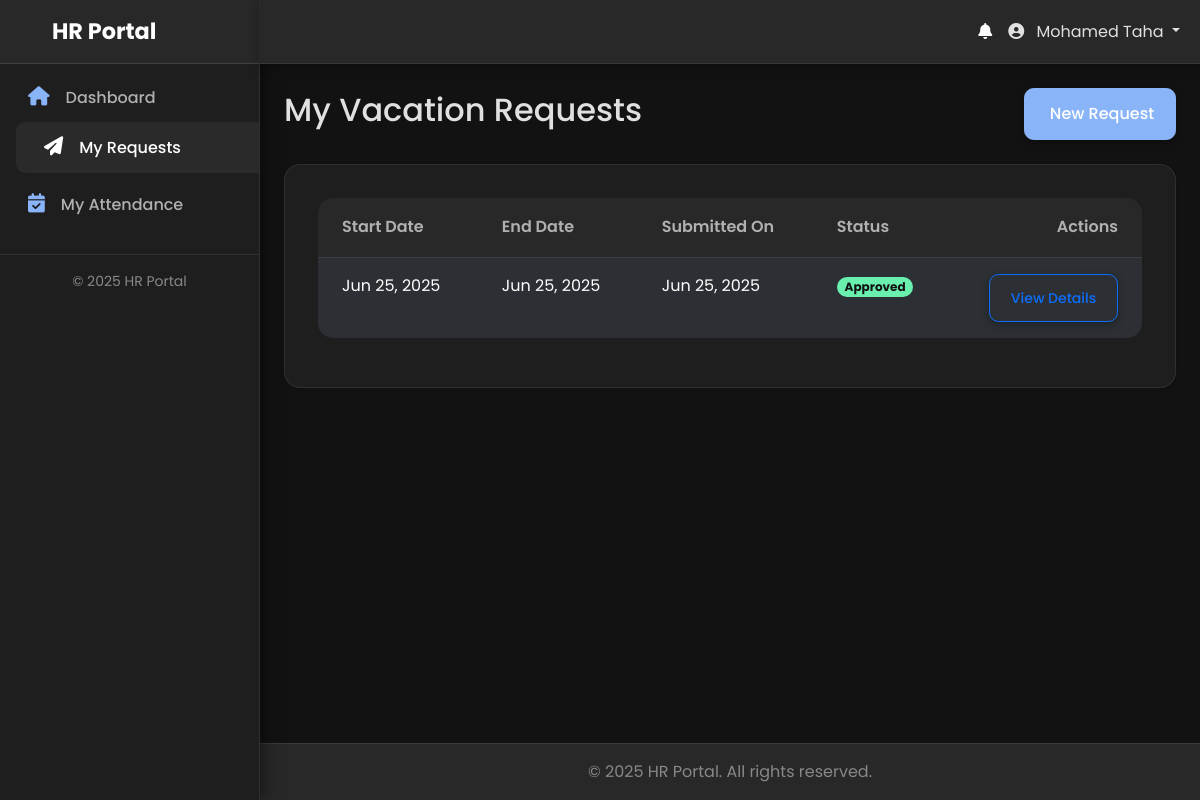
Page /requests/index.php (signed in) on the committed database.
### tables this page shows
CREATE TABLE `vacation_requests` (
  `id` int(11) NOT NULL,
  `user_id` int(11) NOT NULL,
  `leave_type_id` int(11) DEFAULT NULL,
  `duration_days` int(11) NOT NULL,
  `start_date` date NOT NULL,
  `end_date` date NOT NULL,
  `reason` text DEFAULT NULL,
  `attachment_path` varchar(255) DEFAULT NULL,
  `status` enum('pending_manager','pending_hr','approved','rejected','cancelled','pending_cancellation_hr') NOT NULL DEFAULT 'pending_manager',
  `manager_id` int(11) DEFAULT NULL,
  `hr_id` int(11) DEFAULT NULL,
  `action_at` timestamp NULL DEFAULT NULL,
  `created_at` timestamp NOT NULL DEFAULT current_timestamp()
);

### app/core/helpers.php (called while the page is built, shortened)
<?php
function getStatusBadgeClass($status) {
    $map = [
        'pending_manager' => 'bg-warning text-dark',
        'pending_hr' => 'bg-info text-dark',
        'approved' => 'bg-success',
        'rejected' => 'bg-danger',
        'cancelled' => 'bg-secondary',
        'pending_cancellation_hr' => 'bg-warning text-dark',
        'valid' => 'bg-success',
        'invalid' => 'bg-danger',
        '' => 'bg-light text-dark'
    ];
    return $map[$status] ?? 'bg-light text-dark';
}
function getStatusText($status) {
    return ucwords(str_replace('_', ' ', $status));
}

### requests/index.php (the view, shortened to what this page needs)
<?php
require_once __DIR__ . '/../app/core/database.php';
require_once __DIR__ . '/../app/core/helpers.php';
$user_id = get_current_user_id();
$stmt = $pdo->prepare("
    SELECT * FROM vacation_requests
    WHERE user_id = ?
    ORDER BY created_at DESC
");
$stmt->execute([$user_id]);
$requests = $stmt->fetchAll();
include __DIR__ . '/../app/templates/header.php';
?>
<div class="d-flex justify-content-between align-items-center mb-4">
    <h1 class="h2">My Vacation Requests</h1>
    <a href="create.php" class="btn btn-primary">
        <i class="bi bi-plus-lg me-1"></i> New Request
    </a>
</div>
<div class="card shadow-sm">
    <div class="card-body">
        <div class="table-responsive">
            <table class="table table-striped table-hover">
                <thead class="table-light">
                    <tr>
                        <th>Start Date</th>
                        <th>End Date</th>
                        <th>Submitted On</th>
                        <th>Status</th>
                        <th class="text-end">Actions</th>
                    </tr>
                </thead>
                <tbody>
                    <?php if (empty($requests)): ?>
                        <tr>
                            <td colspan="5" class="text-center text-muted p-4">You have not submitted any requests yet.</td>
                        </tr>
                    <?php else: ?>
                        <?php foreach ($requests as $request): ?>
                            <tr>
                                <td><?php echo date('M d, Y', strtotime($request['start_date'])); ?></td>
                                <td><?php echo date('M d, Y', strtotime($request['end_date'])); ?></td>
                                <td><?php echo date('M d, Y', strtotime($request['created_at'])); ?></td>
                                <td>
                                    <span class="badge rounded-pill <?= getStatusBadgeClass($request['status']) ?>">
                                        <?= getStatusText($request['status']) ?>
                                    </span>
                                </td>
                                <td class="text-end">
                                    <a href="view.php?id=<?php echo $request['id']; ?>" class="btn btn-sm btn-outline-primary">
                                       <i class="bi bi-eye-fill"></i> View Details
                                    </a>
                                </td>
                            </tr>
                        <?php endforeach; ?>
                    <?php endif; ?>
                </tbody>
            </table>
        </div>
    </div>
</div>
<?php
include __DIR__ . '/../app/templates/footer.php';
?>

### css/style.css (style rules this page uses)
* { box-sizing: border-box; }
html, body { height: 100%; margin: 0; padding: 0; overflow-x: hidden; background-color: #121212; color: #e0e0e0; font-family: 'Poppins', sans-serif; background-image: radial-gradient(circle at top left, rgba(138, 180, 248, 0.05) 0%, transparent 30%), radial-gradient(circle at bottom right, rgba(105, 240, 174, 0.05) 0%, transparent 30%); background-size: 100% 100%; background-repeat: no-repeat; }
a { color: #8ab4f8; text-decoration: none; transition: color 0.3s ease, transform 0.1s ease-out; }
.card { border: 1px solid rgba(255, 255, 255, 0.08); border-radius: 1rem; background-color: #1e1e1e; box-shadow: 0 10px 30px rgba(0, 0, 0, 0.5); transition: transform 0.2s ease-out, box-shadow 0.2s ease-out; position: relative; z-index: 1; }
.card-body { padding: 2rem; }
.btn { border-radius: 0.6rem; font-weight: 500; padding: 0.8rem 1.3rem; transition: all 0.3s ease-in-out, box-shadow 0.2s ease-out; box-shadow: 0 3px 8px rgba(0, 0, 0, 0.3); cursor: pointer; }
.btn-primary { background-color: #8ab4f8; border-color: #8ab4f8; color: #ffffff; }
.table { border-radius: 1rem; overflow: hidden; background-color: #1e1e1e; color: #e0e0e0; border: 1px solid rgba(255, 255, 255, 0.08); }
.table thead th { background-color: #282828; color: #b0b0b0; border-bottom: 1px solid rgba(255, 255, 255, 0.12); padding: 1.1rem 1.5rem; font-weight: 600; }
.table tbody td { border-color: rgba(255, 255, 255, 0.06); padding: 1rem 1.5rem; }
.table-striped tbody tr:nth-of-type(odd) { background-color: #222222; }
.badge.bg-success { background-color: #69f0ae !important; color: #121212 !important; }

### rows in the picture
vacation_requests: start_date "Jun 25, 2025", end_date "Jun 25, 2025", created_at "Jun 25, 2025", status "Approved"

### other values in the picture
SITE_NAME "HR Portal"
$_SESSION['full_name'] "Mohamed Taha"
